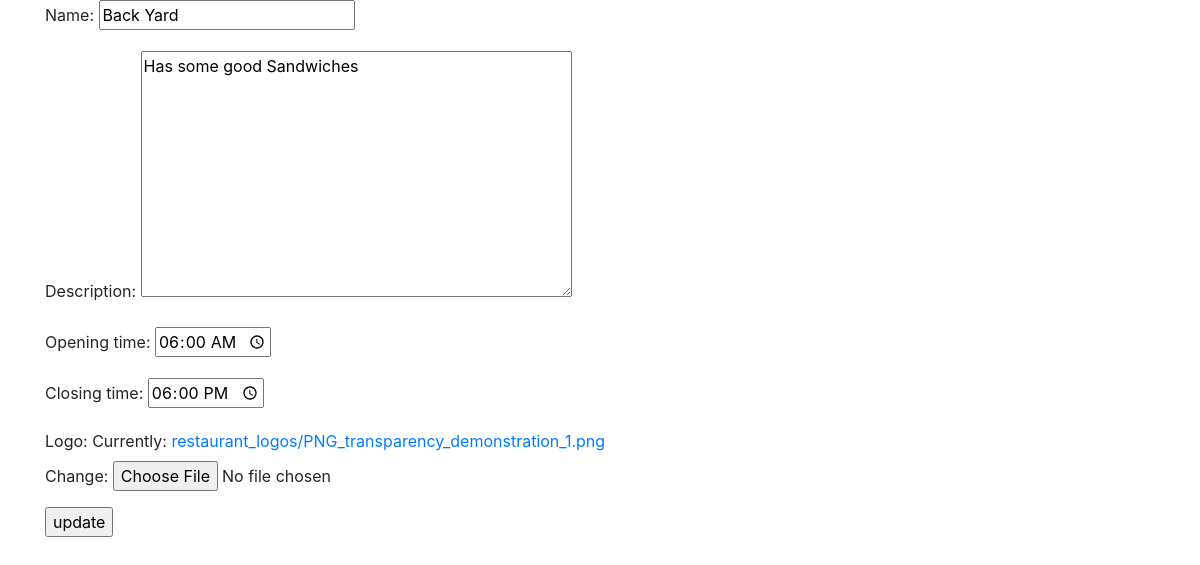
The page /update/back-yard/ (signed in) on the database its author committed.
### restaurants/models.py (models this page shows, shortened)
class Restaurant(models.Model):
    name = models.CharField(max_length=120, unique=True)
    slug = models.SlugField(blank=True)
    description = models.TextField()
    opening_time = models.TimeField()
    closing_time = models.TimeField()
    logo = models.ImageField(upload_to="restaurant_logos")
    class Meta:
        ordering = ['name']

### restaurants/views.py (the view)
# urls.py: url(r'^update/(?P<restaurant_slug>[-\w]+)/$', views.restaurant_update, name='restaurant_update'),
def restaurant_update(request, restaurant_slug):
    if not request.user.is_staff:
        raise Http404
    item = Restaurant.objects.get(slug=restaurant_slug)
    form = RestaurantForm(request.POST or None, request.FILES or None, instance=item)
    if form.is_valid():
        form.save()
        return redirect("restaurant_detail", restaurant_slug=item.slug)
    context = {
        "form": form,
        "item":item,
    }
    return render(request, 'restaurant_update.html', context)

### restaurants/forms.py
class RestaurantForm(forms.ModelForm):
    class Meta:
        model = Restaurant
        fields = '__all__'
        exclude = ['slug']
        widgets = {
        	'opening_time' : forms.TimeInput(attrs={'type':'time'}),
        	'closing_time' : forms.TimeInput(attrs={'type':'time'}),
        }

### restaurants/templates/restaurant_update.html (shortened to what this page needs)
{% extends "base.html" %}
{% block content %}
	<form action="{% url 'restaurant_update' restaurant_slug=item.slug %}" method="POST" enctype="multipart/form-data">
		{{form.as_p}}
		<input type="submit" value="update">
	</form>
{% endblock content %}

### rows shown on the page
Restaurant: name "Back Yard", description "Has some good Sandwiches", opening_time "06:00:00", closing_time "18:00:00"
